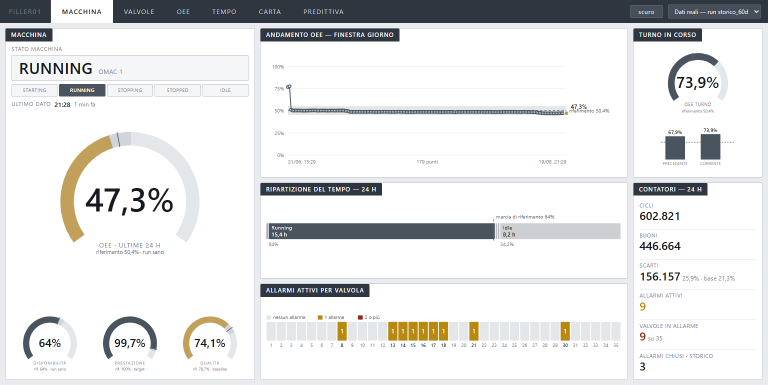
#> input picture manuale/shots/01-macchina.png, 1536 x 770 px (shown at 1/2 size); its folder holds 4 pictures in this run
$ python annota.py
#> lines starting #> are read from the running program, lines starting #| are printed output that depends on the picture
"""Annota gli screenshot del manuale con riquadri rossi numerati.

Convenzione presa dalle guide operative Rilheva in FMT: un rettangolo rosso
attorno all'elemento di cui si parla, con un numero in un cerchio. Il testo
del manuale rimanda ai numeri.

Ogni casella e' (numero, x1, y1, x2, y2, bx, by): il rettangolo segue le
prime quattro coordinate, il cerchio col numero sta in (bx, by), scelto a
mano dove non copre testo. Coordinate su 1536x770.

Legge shots/NN-*.png e scrive shots/ann-NN-*.png.
"""
from pathlib import Path

from PIL import Image, ImageDraw, ImageFont

QUI = Path(__file__).parent
SHOTS = QUI / "shots"

ROSSO = (214, 24, 32)
BIANCO = (255, 255, 255)

FONT = ImageFont.truetype("C:/Windows/Fonts/segoeuib.ttf", 26)

ANN = {
    "01-macchina": [
        (1, 22, 92, 496, 196, 470, 118),      # stato macchina + scala OMAC
        (2, 28, 198, 302, 218, 328, 208),     # ultimo dato
        (3, 105, 250, 405, 528, 82, 274),     # gauge OEE grande
        (4, 28, 618, 492, 762, 30, 594),      # tre gauge piccoli
        (5, 518, 55, 1256, 356, 542, 102),    # andamento OEE
        (6, 518, 360, 1256, 561, 542, 408),   # ripartizione del tempo
        (7, 518, 565, 1256, 761, 542, 736),   # allarmi per valvola
        (8, 1259, 55, 1521, 761, 1486, 108),  # turno + contatori
    ],
    "02-valvole": [
        (1, 16, 55, 1086, 761, 42, 102),      # giostra
        (2, 465, 340, 645, 535, 555, 314),    # mozzo centrale
        (3, 212, 652, 355, 752, 188, 628),    # legenda candela
        (4, 268, 268, 352, 332, 244, 244),    # corona allarmi (es. 29-30)
        (5, 1093, 55, 1527, 176, 1498, 102),  # riempimenti conformi
        (6, 1093, 180, 1527, 302, 1498, 226), # motivi di chiusura
        (7, 1093, 308, 1527, 761, 1498, 360), # non conformi 35
    ],
    "03-oee": [
        (1, 10, 55, 1221, 461, 36, 104),      # cascata
        (2, 10, 462, 406, 761, 376, 506),     # disponibilità
        (3, 410, 462, 811, 761, 782, 506),    # prestazione
        (4, 815, 462, 1221, 761, 1192, 506),  # qualità
        (5, 1225, 55, 1528, 761, 1498, 100),  # adesso
    ],
    "04-tempo": [
        (1, 10, 55, 1141, 281, 36, 106),      # OEE
        (2, 1145, 55, 1528, 281, 1172, 106),  # tre componenti
        (3, 10, 285, 1528, 426, 36, 412),     # 35 stessa scala
        (4, 10, 430, 1528, 601, 692, 446),    # qualità per valvola
        (5, 10, 605, 1528, 761, 36, 652),     # striscia due mesi
        (6, 1068, 658, 1392, 747, 1044, 634), # finestra trascinabile
    ],
    "05-carta": [
        (1, 10, 55, 1528, 346, 96, 104),      # ciclo singolo
        (2, 10, 350, 1528, 646, 96, 420),     # media mobile 46
        (3, 78, 378, 122, 632, 100, 500),     # primi 45 cicli
        (4, 1462, 95, 1526, 335, 1438, 72),   # asse sigma
        (5, 10, 652, 1528, 766, 36, 752),     # striscia valvole
    ],
    "06-predittiva": [
        (1, 12, 48, 562, 76, 588, 62),        # legenda
        (2, 14, 110, 208, 688, 232, 134),     # etichette
        (3, 443, 258, 1388, 292, 418, 234),   # striscia v8
        (4, 443, 256, 480, 294, 461, 318),    # tacche
        (5, 1448, 253, 1522, 297, 1424, 229), # margine
        (6, 1453, 306, 1527, 334, 1428, 352), # vuoto non vedibile
    ],
    "07-pannello-valvola": [
        (1, 974, 0, 1536, 48, 1150, 24),      # testata e chiusura
        (2, 984, 53, 1527, 107, 952, 92),     # allarmi attivi
        (3, 984, 124, 1527, 216, 952, 168),   # ultimo ciclo
        (4, 984, 228, 1527, 732, 952, 270),   # carte di controllo
    ],
    "08-pannello-predittiva": [
        (1, 984, 50, 1527, 146, 952, 96),     # chip dei momenti
        (2, 984, 164, 1527, 346, 952, 206),   # grafico del canale
        (3, 984, 364, 1527, 416, 952, 390),   # nota a piè
    ],
}

LARGO_R = 4
RAGGIO = 20


def annota(nome: str, caselle: list) -> None:
#> called with nome = '01-macchina'
    img = Image.open(SHOTS / f"{nome}.png").convert("RGB")
#> img is the input picture: PIL image 1536x770 RGB; mean R, G, B 228.1, 228.9, 229.3
    d = ImageDraw.Draw(img)
    for n, x1, y1, x2, y2, bx, by in caselle:
        for i in range(LARGO_R):
            d.rectangle([x1 - i, y1 - i, x2 + i, y2 + i], outline=ROSSO)
        d.ellipse([bx - RAGGIO, by - RAGGIO, bx + RAGGIO, by + RAGGIO],
                  fill=ROSSO, outline=BIANCO, width=2)
        t = str(n)
        bb = d.textbbox((0, 0), t, font=FONT)
        d.text((bx - (bb[2] - bb[0]) / 2, by - (bb[3] - bb[1]) / 2 - bb[1]),
               t, font=FONT, fill=BIANCO)
    img.save(SHOTS / f"ann-{nome}.png")
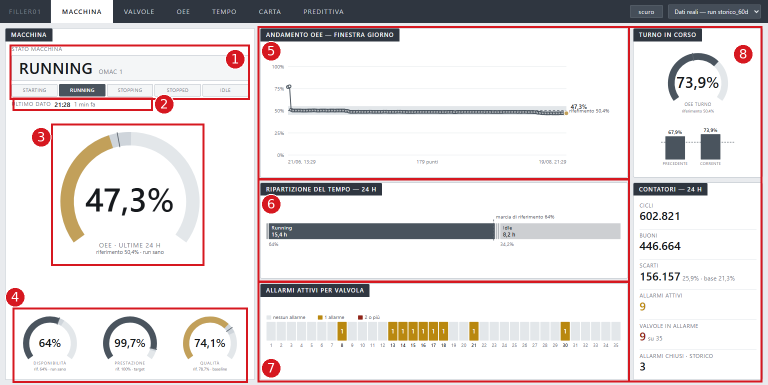
#> saved as ann-01-macchina.png: PIL image 1536x770 RGB (shown at 1/2 size); mean R, G, B 227, 220, 220.7
    print("annotata:", nome)


for nome, caselle in ANN.items():
    annota(nome, caselle)
#> pass 2 of the loop `for nome, caselle in ANN.items():`:
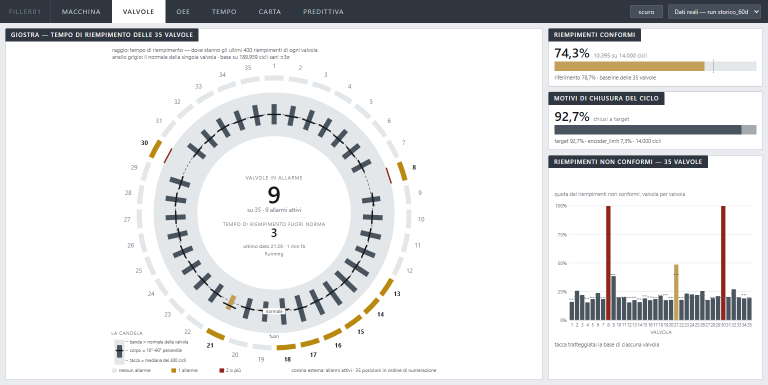
#> input picture manuale/shots/02-valvole.png, 1536 x 770 px (shown at 1/2 size)
#> in annota, img is the input picture: PIL image 1536x770 RGB; mean R, G, B 227.1, 227.7, 228.5
#> in annota (call 2), `img.save(SHOTS / f"ann-{nome}.png")`:
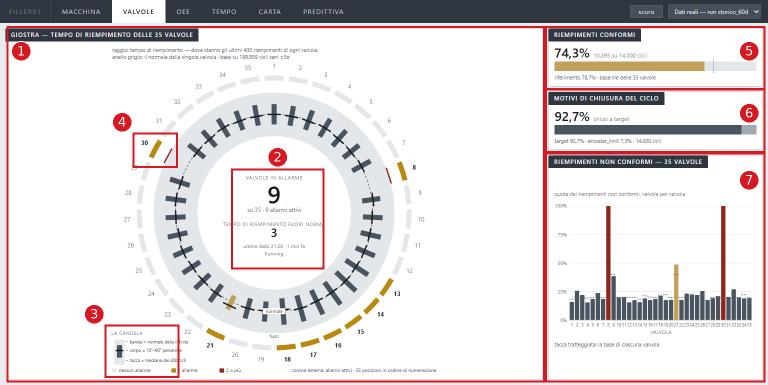
#> saved as ann-02-valvole.png: PIL image 1536x770 RGB (shown at 1/2 size); mean R, G, B 226.2, 220, 221
#> pass 3 of the loop `for nome, caselle in ANN.items():`:
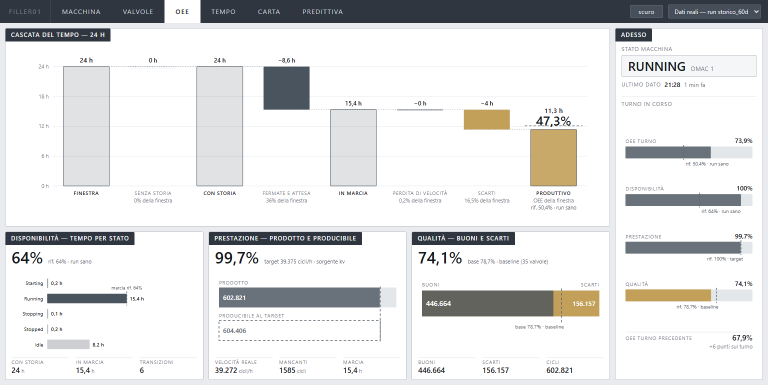
#> input picture manuale/shots/03-oee.png, 1536 x 770 px (shown at 1/2 size)
#> in annota, img is the input picture: PIL image 1536x770 RGB; mean R, G, B 224.6, 225.2, 225.4
#> in annota (call 3), `img.save(SHOTS / f"ann-{nome}.png")`:
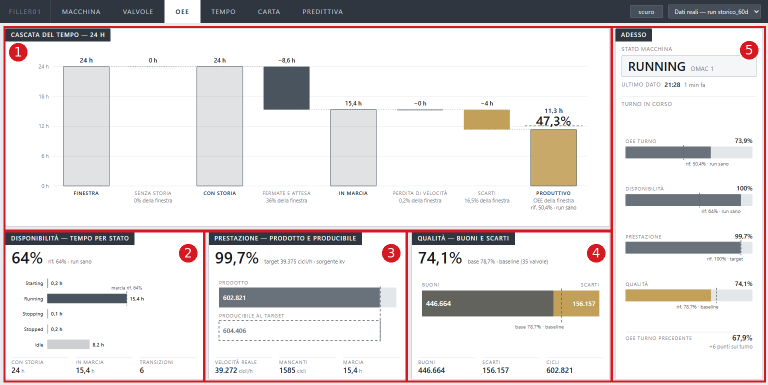
#> saved as ann-03-oee.png: PIL image 1536x770 RGB (shown at 1/2 size); mean R, G, B 224.1, 218.8, 219.2
#> (the run stopped early here; a loop or call above may not have finished)
